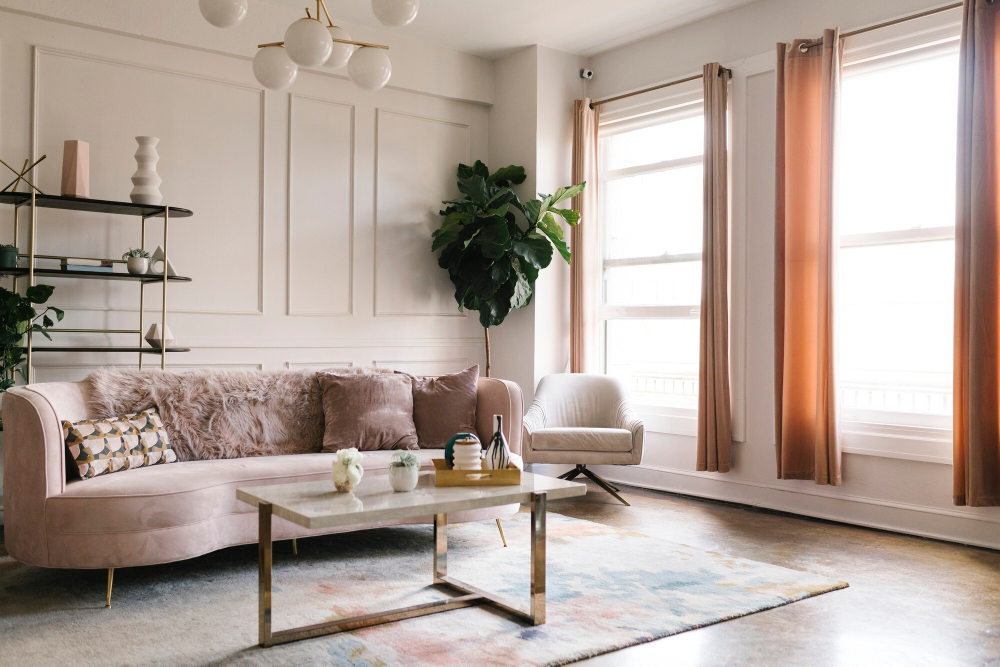
#> input picture images/1.jpg, 2000 x 1333 px (shown at 1/2 size); the run also reads 3 pictures not shown here
$ jupyter execute --allow-errors test.ipynb   (shell and % lines are left out)   (older library calls are emulated)
#> lines starting #> are read from the running program, lines starting #| are printed output that depends on the picture; after the words box and inside, x2 and y2 are one past the last pixel; in counts of white or black regions, pixels touching at a corner belong together
[cell 1]
import cv2
import numpy as np

# Load the image
image = cv2.imread('images/1.jpg')
#> image is the input picture: shape (1333, 2000, 3); mean B, G, R 155.2, 164.2, 179.4
height, width, _ = image.shape
image = cv2.resize(image, (width // 2, height // 2))
#> image: shape (666, 1000, 3)

# Convert to grayscale for edge detection
gray = cv2.cvtColor(image, cv2.COLOR_BGR2GRAY)

# Apply GaussianBlur to reduce noise and make edge detection more effective
blurred = cv2.GaussianBlur(gray, (5, 5), 0)

# Detect edges using Canny edge detection
edges = cv2.Canny(blurred, 50, 150)
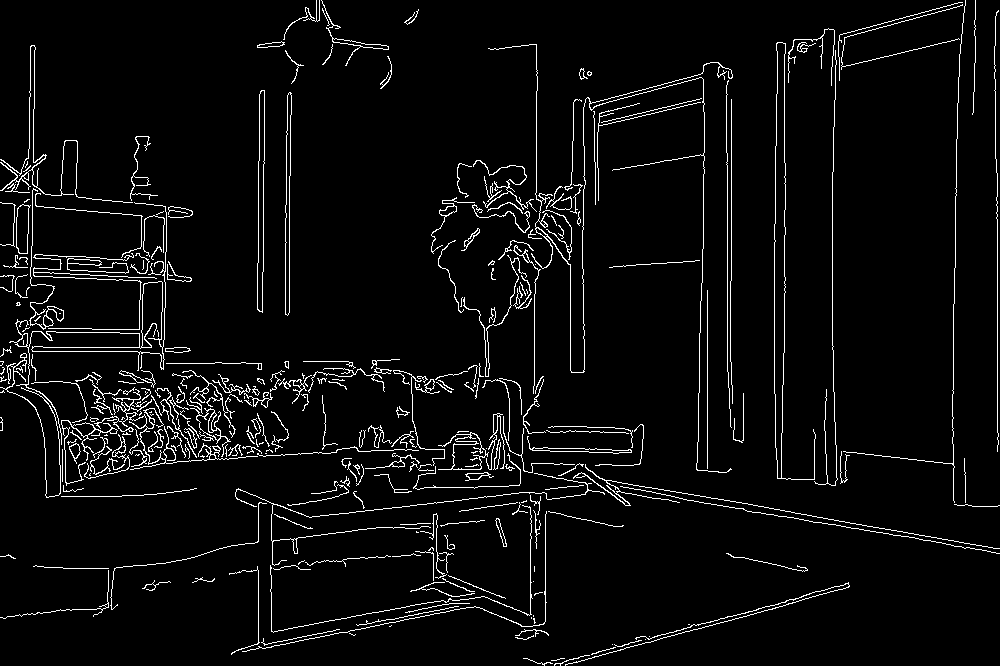
#> edges: shape (666, 1000); 4.5% white in thin lines or dots

# Find contours from the edges
contours, _ = cv2.findContours(edges, cv2.RETR_EXTERNAL, cv2.CHAIN_APPROX_SIMPLE)
#> contours = 298 contours, 240 with area under 20; largest, box (x1, y1, x2, y2) and area: (774, 42, 816, 480) 3702, (9, 202, 167, 445) 2011, (257, 90, 265, 313) 1110, (438, 432, 489, 470) 868, (285, 92, 292, 316) 830

# Draw bounding box around the largest contour (assuming the foreground object is the largest)
if contours:
    print('Countor Box: ', contours)
#> (printed output is left out)
    largest_contour = max(contours, key=cv2.contourArea)
#> largest_contour = contour of 91 points, box (x1, y1, x2, y2) (774, 42, 816, 480), area 3702
    x, y, w, h = cv2.boundingRect(largest_contour)
#> x = 774; y = 42; w = 42; h = 438

    # Draw the bounding box on the image
    cv2.rectangle(image, (x, y), (x + w, y + h), (0, 255, 0), 2)
#> image: shape (666, 1000, 3); mean B, G, R 154.5, 164.6, 178.5

    # Save or display the image with bbox
    cv2.imshow('Bounding Box', image)
    cv2.waitKey(0)
    cv2.destroyAllWindows()
    # Optionally save the image
    cv2.imwrite('/path_to_save_image/bbox_output.jpg', image)

# Print the bounding box coordinates
print(f'Bounding Box: x={x}, y={y}, width={w}, height={h}')

[cell 2]
import cv2
import numpy as np

def detect_foreground_objects(rgb_image, depth_map):
    # Step 2: Preprocessing - Smooth the depth map
    depth_map_smoothed = cv2.GaussianBlur(depth_map, (5, 5), 0)

    # Step 3: Thresholding - Segment objects based on depth
    _, thresh_depth = cv2.threshold(depth_map_smoothed, 127, 255, cv2.THRESH_BINARY)

    # Step 4: Contour Detection
    contours, _ = cv2.findContours(thresh_depth, cv2.RETR_EXTERNAL, cv2.CHAIN_APPROX_SIMPLE)

    # Step 5: Region Growing
    segmented_objects = np.zeros_like(depth_map_smoothed)
    for contour in contours:
        cv2.drawContours(segmented_objects, [contour], -1, (255, 255, 255), thickness=cv2.FILLED)

    # Step 6: Watershed Algorithm
    # Create markers for watershed
    markers = np.zeros_like(depth_map_smoothed, dtype=np.int32)
    markers[segmented_objects == 255] = 1
    markers[segmented_objects == 0] = 2

    # Convert RGB image to 8UC3
    rgb_image_copy = rgb_image.copy()
    rgb_image_8uc3 = cv2.convertScaleAbs(rgb_image_copy)

    # Apply watershed
    cv2.watershed(rgb_image_8uc3, markers)
    rgb_image[markers == -1] = [0, 0, 255]  # Mark boundaries with red

    # Step 7: Morphological Operations
    kernel = np.ones((5, 5), np.uint8)
    segmented_objects_cleaned = cv2.morphologyEx(segmented_objects, cv2.MORPH_CLOSE, kernel)

    # Optional: Step 8 - Background Subtraction

    # Step 9: Combine Results
    combined_result = cv2.bitwise_and(rgb_image, rgb_image, mask=segmented_objects_cleaned)

    # Step 10: Output
    return combined_result

# Example usage
rgb_image = cv2.imread('images/0.jpg')
rgb_image = cv2.resize(rgb_image, (rgb_image.shape[1] // 2, rgb_image.shape[0] // 2))
#> rgb_image: shape (666, 1000, 3)
depth_map = cv2.imread('depth/0-dpt_beit_large_512.png', cv2.IMREAD_GRAYSCALE)
depth_map = cv2.resize(depth_map, (depth_map.shape[1] // 2, depth_map.shape[0] // 2))
#> depth_map: shape (666, 1000)

segmented_result = detect_foreground_objects(rgb_image, depth_map)
#> in detect_foreground_objects, `contours, _ = cv2.findContours(thresh_depth, cv2.RETR_EXTERNAL, cv2.CH..`: contours = 2 contours, 1 with area under 20; largest, box (x1, y1, x2, y2) and area: (0, 0, 1000, 666) 127402
#> the loop in detect_foreground_objects, `for contour in contours:` made 2 passes
#> contour on pass 1: [[156, 463], [156, 472], [157, 471], [157, 464]]
cv2.imshow('Segmented Objects', segmented_result)
cv2.waitKey(0)
cv2.destroyAllWindows()

[cell 3]
import cv2
import numpy as np

def detect_foreground_objects(rgb_image, depth_map):
    # Preprocess Depth Map
    depth_map_smoothed = cv2.GaussianBlur(depth_map, (5, 5), 0)

    # Thresholding
    _, thresh_depth = cv2.threshold(depth_map_smoothed, 127, 255, cv2.THRESH_BINARY)

    # Contour Detection
    contours, _ = cv2.findContours(thresh_depth, cv2.RETR_EXTERNAL, cv2.CHAIN_APPROX_SIMPLE)

    # Create empty mask for segmented objects
    segmented_objects = np.zeros_like(depth_map_smoothed)

    # Draw contours on the mask
    cv2.drawContours(segmented_objects, contours, -1, (255), thickness=cv2.FILLED)

    # Morphological Operations to clean up segmented objects
    kernel = np.ones((5, 5), np.uint8)
    segmented_objects_cleaned = cv2.morphologyEx(segmented_objects, cv2.MORPH_CLOSE, kernel)

    # Combine results with the original image
    combined_result = cv2.bitwise_and(rgb_image, rgb_image, mask=segmented_objects_cleaned)

    return combined_result

# Example usage
rgb_image = cv2.imread('images/0.jpg')
rgb_image = cv2.resize(rgb_image, (rgb_image.shape[1] // 2, rgb_image.shape[0] // 2))
depth_map = cv2.imread('depth/0-dpt_beit_large_512.png', cv2.IMREAD_GRAYSCALE)
depth_map = cv2.resize(depth_map, (depth_map.shape[1] // 2, depth_map.shape[0] // 2))

segmented_result = detect_foreground_objects(rgb_image, depth_map)
cv2.imshow('Segmented Objects', segmented_result)
cv2.waitKey(0)
cv2.destroyAllWindows()

[cell 4]
depth_map = cv2.imread('depth/0-dpt_beit_large_512.png', cv2.IMREAD_GRAYSCALE)
depth_map = cv2.resize(depth_map, (depth_map.shape[1] // 2, depth_map.shape[0] // 2))

cv2.imshow('Segmented Objects', depth_map)
cv2.waitKey(0)
cv2.destroyAllWindows()

[cell 5]
import cv2
import numpy as np
from scipy import ndimage

def detect_furniture_from_depth(rgb_path, depth_path):
    # Load RGB and depth images
#> called with rgb_path = 'images/7.jpg', depth_path = 'depth/7-dpt_beit_large_512.png'
    rgb_image = cv2.imread(rgb_path)
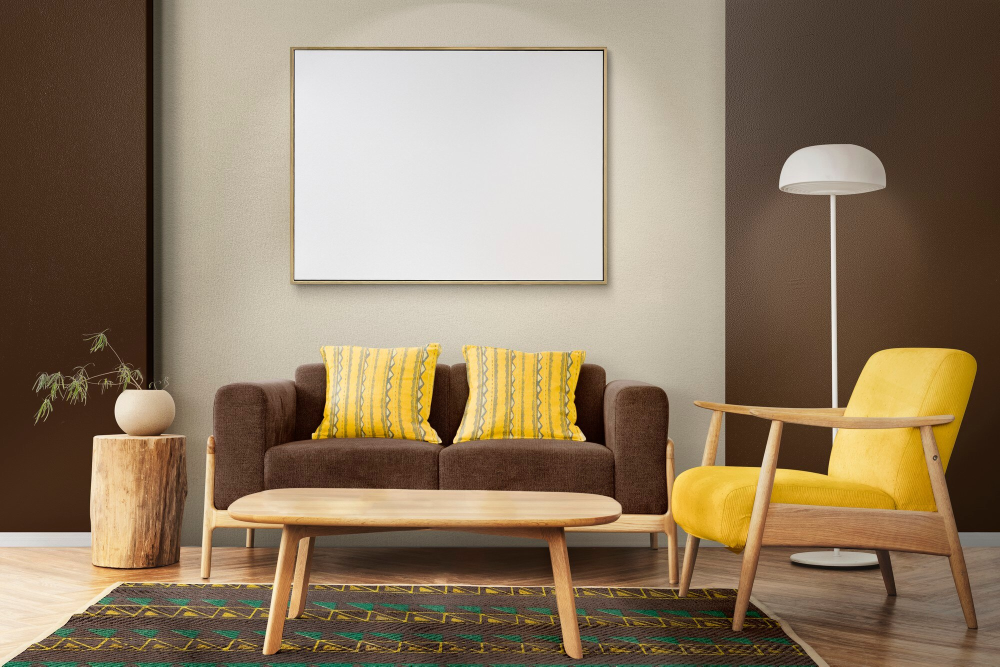
#> input picture images/7.jpg, 2000 x 1333 px (shown at 1/2 size)
#> rgb_image is the input picture: shape (1333, 2000, 3); mean B, G, R 99.9, 123.9, 142.9
    depth_image = cv2.imread(depth_path, cv2.IMREAD_GRAYSCALE)
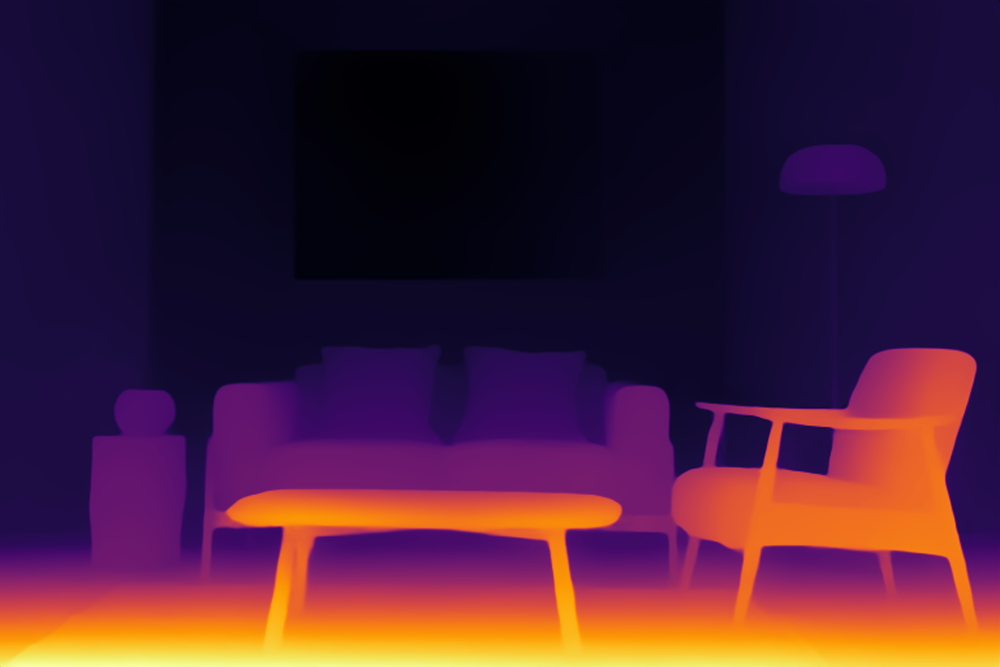
#> input picture depth/7-dpt_beit_large_512.png, 2000 x 1333 px (shown at 1/2 size)

    rgb_image = cv2.resize(rgb_image, (rgb_image.shape[1] // 2, rgb_image.shape[0] // 2))
#> rgb_image: shape (666, 1000, 3)
    depth_image = cv2.resize(depth_image, (depth_image.shape[1] // 2, depth_image.shape[0] // 2))
#> depth_image: shape (666, 1000)

    # Normalize depth image
    depth_norm = cv2.normalize(depth_image, None, 0, 255, cv2.NORM_MINMAX)
    depth_norm = np.uint8(depth_norm)

    # Apply threshold to separate foreground (potential furniture) from background
    _, thresh = cv2.threshold(depth_norm, 0, 255, cv2.THRESH_BINARY + cv2.THRESH_OTSU)
#> thresh: shape (666, 1000); 20.8% white; 1 white region, box (x1, y1, x2, y2) and area: (0, 348, 1000, 666) 138553

    # Remove small noise
    kernel = np.ones((5,5), np.uint8)
    thresh = cv2.morphologyEx(thresh, cv2.MORPH_OPEN, kernel)
#> thresh: shape (666, 1000); 20.8% white; 1 white region

    # Find contours (potential furniture objects)
    contours, _ = cv2.findContours(thresh, cv2.RETR_EXTERNAL, cv2.CHAIN_APPROX_SIMPLE)
#> contours = 1 contour; box (x1, y1, x2, y2) and area: (0, 349, 1000, 666) 159868

    # Process each contour
    for contour in contours:
        # Filter out small contours
        if cv2.contourArea(contour) > 1000:  # Adjust this threshold as needed
            # Get bounding box
            x, y, w, h = cv2.boundingRect(contour)

            # Draw bounding box on RGB image
            cv2.rectangle(rgb_image, (x, y), (x+w, y+h), (0, 255, 0), 2)

            # Optional: Calculate and display average depth of the object
            mask = np.zeros(depth_image.shape, np.uint8)
            cv2.drawContours(mask, [contour], 0, 255, -1)
            mean_depth = cv2.mean(depth_image, mask=mask)[0]
            cv2.putText(rgb_image, f'Depth: {mean_depth:.2f}', (x, y-10),
                        cv2.FONT_HERSHEY_SIMPLEX, 0.9, (0, 255, 0), 2)
#> this loop made 1 pass
#> (x, y, w, h, mean_depth) on pass 1: (0, 349, 1000, 317, 127.8)
#> mask: shape (666, 1000); 24.2% white; 1 white region, box (x1, y1, x2, y2) and area: (0, 349, 1000, 666) 161358
#> rgb_image: shape (666, 1000, 3); mean B, G, R 99, 125.1, 141.6

    # Save or display the result
    cv2.imwrite('output_depth_based.jpg', rgb_image)
    cv2.imshow('Depth-based Furniture Detection', rgb_image)
    cv2.waitKey(0)
    cv2.destroyAllWindows()

# Usage
detect_furniture_from_depth('images/7.jpg', 'depth/7-dpt_beit_large_512.png')

[cell 6]
import cv2
import numpy as np
from skimage.segmentation import watershed
from skimage.feature import peak_local_max
from scipy import ndimage

def detect_furniture_from_depth(rgb_path, depth_path):
    # Load RGB and depth images
#> called with rgb_path = 'images/7.jpg', depth_path = 'depth/7-dpt_beit_large_512.png'
    rgb_image = cv2.imread(rgb_path)
    depth_image = cv2.imread(depth_path, cv2.IMREAD_GRAYSCALE)

    rgb_image = cv2.resize(rgb_image, (rgb_image.shape[1] // 2, rgb_image.shape[0] // 2))
    depth_image = cv2.resize(depth_image, (depth_image.shape[1] // 2, depth_image.shape[0] // 2))

    # Normalize depth image
    depth_norm = cv2.normalize(depth_image, None, 0, 255, cv2.NORM_MINMAX)
    depth_norm = np.uint8(depth_norm)

    # Apply bilateral filter to reduce noise while preserving edges
    depth_filtered = cv2.bilateralFilter(depth_norm, 9, 75, 75)

    # Create a mask of potential furniture (non-floor areas)
    _, floor_mask = cv2.threshold(depth_filtered, 0, 255, cv2.THRESH_BINARY + cv2.THRESH_OTSU)
#> floor_mask: shape (666, 1000); 20.7% white; 1 white region, box (x1, y1, x2, y2) and area: (0, 349, 1000, 666) 138175
    furniture_mask = cv2.bitwise_not(floor_mask)

    # Apply distance transform
    dist_transform = cv2.distanceTransform(furniture_mask, cv2.DIST_L2, 5)

    # Find local maxima
    local_max = peak_local_max(dist_transform, min_distance=20, labels=furniture_mask)
#> local_max = 20 rows, first 8: [20, 20], [20, 428], [20, 448], [20, 468], [20, 386], [20, 293], [20, 313], [20, 333]

    # Apply watershed algorithm
    markers = ndimage.label(local_max)[0]
#> markers = 20 rows, first 8: [1, 1], [1, 1], [1, 1], [1, 1], [1, 1], [1, 1], [1, 1], [1, 1]
    labels = watershed(-dist_transform, markers, mask=furniture_mask)

    # Process each labeled region
    for label in np.unique(labels):
        if label == 0:  # background
            continue

        # Create a mask for the current label
        mask = np.zeros(depth_image.shape, dtype="uint8")
        mask[labels == label] = 255

        # Find contours in the mask
        contours, _ = cv2.findContours(mask, cv2.RETR_EXTERNAL, cv2.CHAIN_APPROX_SIMPLE)

        # Process the largest contour (furniture item)
        if contours:
            c = max(contours, key=cv2.contourArea)
            if cv2.contourArea(c) > 1000:  # Adjust this threshold as needed
                # Get bounding box
                x, y, w, h = cv2.boundingRect(c)

                # Draw bounding box on RGB image
                cv2.rectangle(rgb_image, (x, y), (x+w, y+h), (0, 255, 0), 2)

                # Calculate and display average depth of the object
                mean_depth = cv2.mean(depth_image, mask=mask)[0]
                cv2.putText(rgb_image, f'Depth: {mean_depth:.2f}', (x, y-10),
                            cv2.FONT_HERSHEY_SIMPLEX, 0.9, (0, 255, 0), 2)

    # Save or display the result
    cv2.imwrite('output_improved_depth_based.jpg', rgb_image)
    cv2.imshow('Improved Depth-based Furniture Detection', rgb_image)
    cv2.waitKey(0)
    cv2.destroyAllWindows()

# Usage
#> (the rest of this cell did not finish here and is left out)

#### Edge Detection

[cell 7]
import cv2
import numpy as np
from matplotlib import pyplot as plt

def canny_edge_detection(image_path, low_threshold=50, high_threshold=150):
    # Read the image in grayscale
#> called with image_path = 'images/1.jpg', low_threshold = 50, high_threshold = 150
    image = cv2.imread(image_path, cv2.IMREAD_GRAYSCALE)
#> image: shape (1333, 2000)

    # Check if the image is loaded
    if image is None:
        print("Error: Image not found.")
        return

    # Apply Gaussian blur to reduce noise
    blurred_image = cv2.GaussianBlur(image, (5, 5), 1.4)

    # Perform Canny edge detection
    edges = cv2.Canny(blurred_image, low_threshold, high_threshold)
#> edges: shape (1333, 2000); 2.3% white in thin lines or dots

    rgb_image = cv2.resize(edges, (edges.shape[1] // 2, edges.shape[0] // 2))
#> rgb_image: shape (666, 1000)
    cv2.imshow('Improved Depth-based Furniture Detection', rgb_image)
    cv2.waitKey(0)
    cv2.destroyAllWindows()

    # Display the original and edge-detected images side by side
    plt.subplot(1, 2, 1), plt.imshow(image, cmap='gray')
    plt.title('Original Image'), plt.axis('off')

    plt.subplot(1, 2, 2), plt.imshow(edges, cmap='gray')
    plt.title('Edge Detection'), plt.axis('off')

    plt.show()

# Example usage
canny_edge_detection('images/1.jpg')

[cell 8]
import cv2
import numpy as np

def separate_foreground(image_path, depth_map_path, depth_threshold=100):
    # Load the image
#> called with image_path = 'images/1.jpg', depth_map_path = 'depth/1-dpt_beit_large_512.png', depth_threshold = 100
    image = cv2.imread(image_path)

    # Load the depth map (assumed to be a grayscale image)
    depth_map = cv2.imread(depth_map_path, cv2.IMREAD_GRAYSCALE)
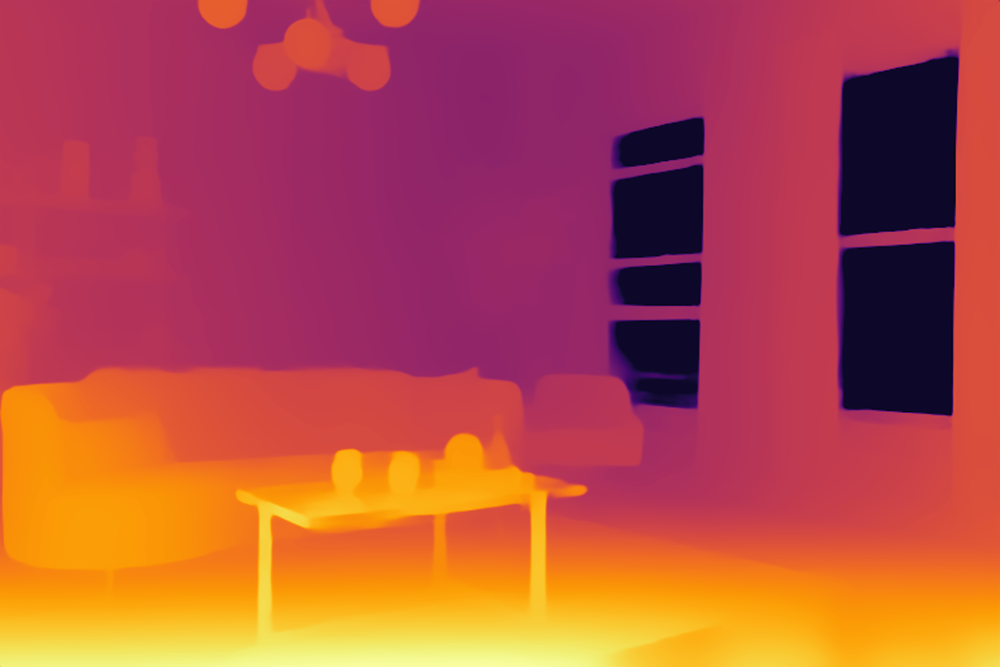
#> input picture depth/1-dpt_beit_large_512.png, 2000 x 1333 px (shown at 1/2 size)
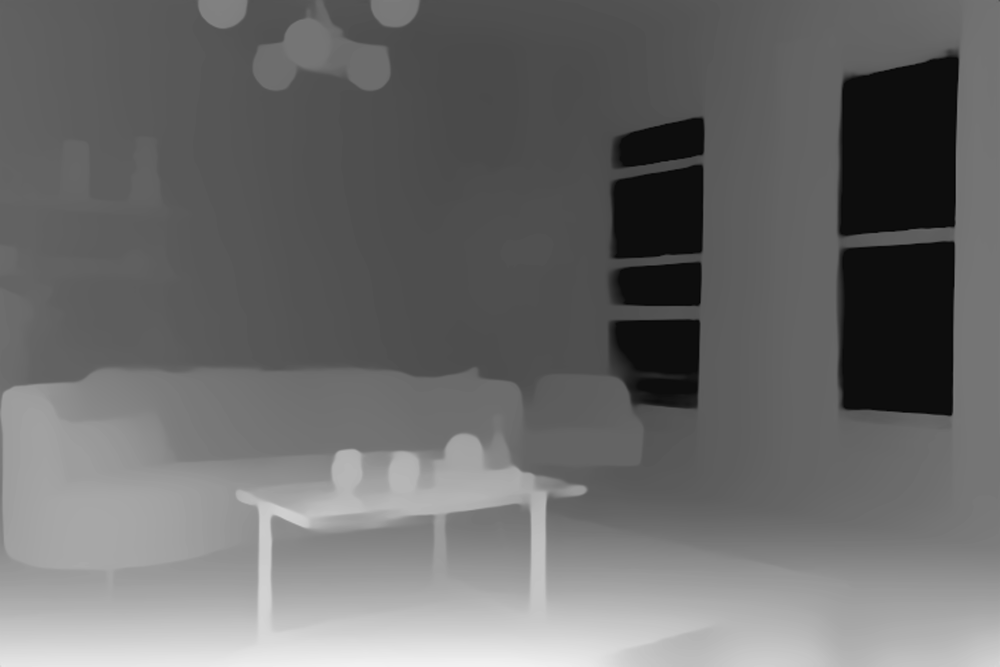
#> depth_map: shape (1333, 2000) (shown at 1/2 size); min 0, max 243, mean 106.8

    # Resize the depth map to match the image dimensions (if necessary)
    depth_map = cv2.resize(depth_map, (image.shape[1], image.shape[0]))

    # Step 1: Perform edge detection on the original image
    gray_image = cv2.cvtColor(image, cv2.COLOR_BGR2GRAY)
    edges = cv2.Canny(gray_image, 50, 150)
#> edges: shape (1333, 2000); 5.9% white in thin lines or dots
#> (the rest of the program and of its run is left out)
